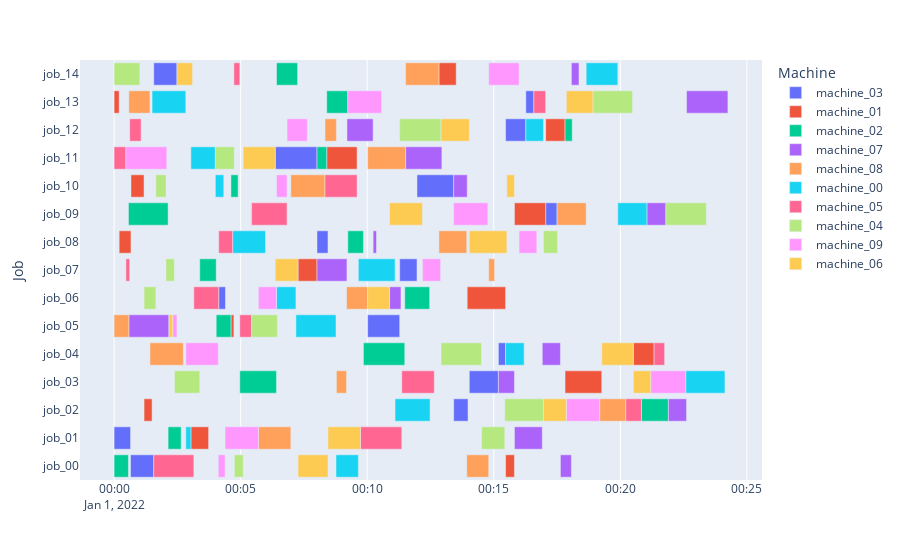

Notebook code for this chart:
### Code cell
env.render()
print(obs['action_mask'])
#print(49*60+14-31*60-24)
print(env.env.current_timestep)
print(9*60)
print(episode.length)

### Figure 1 — Plotly figure (JSON) as saved in the notebook; plotly's stock layout.template omitted (floating-point values rounded to 4 significant figures)
{"data": [{"alignmentgroup": "True", "base": ["2022-01-01T00:00:39", "2022-01-01T00:00:00", "2022-01-01T00:13:25", "2022-01-01T00:14:02", "2022-01-01T00:15:11", "2022-01-01T00:10:01", "2022-01-01T00:04:08", "2022-01-01T00:11:17", "2022-01-01T00:08:01", "2022-01-01T00:17:03", "2022-01-01T00:11:58", "2022-01-01T00:06:22", "2022-01-01T00:15:28", "2022-01-01T00:16:16", "2022-01-01T00:01:34"], "hovertemplate": "Machine=machine_03<br>Start=%{base}<br>Finish=%{x}<br>Job=%{y}<extra></extra>", "legendgroup": "machine_03", "marker": {"color": "#636efa", "pattern": {"shape": ""}}, "name": "machine_03", "offsetgroup": "machine_03", "orientation": "h", "showlegend": true, "textposition": "auto", "type": "bar", "x": [55000, 39000, 34000, 69000, 17000, 76000, 16000, 41000, 26000, 27000, 87000, 99000, 48000, 19000, 55000], "xaxis": "x", "y": ["job_00", "job_01", "job_02", "job_03", "job_04", "job_05", "job_06", "job_07", "job_08", "job_09", "job_10", "job_11", "job_12", "job_13", "job_14"], "yaxis": "y"}, {"alignmentgroup": "True", "base": ["2022-01-01T00:15:28", "2022-01-01T00:03:02", "2022-01-01T00:01:11", "2022-01-01T00:17:49", "2022-01-01T00:20:31", "2022-01-01T00:04:37", "2022-01-01T00:13:57", "2022-01-01T00:07:16", "2022-01-01T00:00:12", "2022-01-01T00:15:49", "2022-01-01T00:00:40", "2022-01-01T00:08:24", "2022-01-01T00:17:03", "2022-01-01T00:00:00", "2022-01-01T00:12:50"], "hovertemplate": "Machine=machine_01<br>Start=%{base}<br>Finish=%{x}<br>Job=%{y}<extra></extra>", "legendgroup": "machine_01", "marker": {"color": "#EF553B", "pattern": {"shape": ""}}, "name": "machine_01", "offsetgroup": "machine_01", "orientation": "h", "showlegend": true, "textposition": "auto", "type": "bar", "x": [21000, 42000, 19000, 87000, 49000, 7000, 91000, 45000, 28000, 74000, 31000, 72000, 46000, 12000, 41000], "xaxis": "x", "y": ["job_00", "job_01", "job_02", "job_03", "job_04", "job_05", "job_06", "job_07", "job_08", "job_09", "job_10", "job_11", "job_12", "job_13", "job_14"], "yaxis": "y"}, {"alignmentgroup": "True", "base": ["2022-01-01T00:00:00", "2022-01-01T00:02:08", "2022-01-01T00:20:50", "2022-01-01T00:04:58", "2022-01-01T00:09:51", "2022-01-01T00:04:02", "2022-01-01T00:11:29", "2022-01-01T00:03:23", "2022-01-01T00:09:14", "2022-01-01T00:00:34", "2022-01-01T00:04:37", "2022-01-01T00:08:01", "2022-01-01T00:17:49", "2022-01-01T00:08:24", "2022-01-01T00:06:25"], "hovertemplate": "Machine=machine_02<br>Start=%{base}<br>Finish=%{x}<br>Job=%{y}<extra></extra>", "legendgroup": "machine_02", "marker": {"color": "#00cc96", "pattern": {"shape": ""}}, "name": "machine_02", "offsetgroup": "machine_02", "orientation": "h", "showlegend": true, "textposition": "auto", "type": "bar", "x": [34000, 31000, 64000, 87000, 98000, 35000, 59000, 39000, 37000, 94000, 17000, 23000, 17000, 50000, 50000], "xaxis": "x", "y": ["job_00", "job_01", "job_02", "job_03", "job_04", "job_05", "job_06", "job_07", "job_08", "job_09", "job_10", "job_11", "job_12", "job_13", "job_14"], "yaxis": "y"}, {"alignmentgroup": "True", "base": ["2022-01-01T00:17:38", "2022-01-01T00:15:49", "2022-01-01T00:21:54", "2022-01-01T00:15:11", "2022-01-01T00:16:55", "2022-01-01T00:00:35", "2022-01-01T00:10:53", "2022-01-01T00:08:01", "2022-01-01T00:10:14", "2022-01-01T00:21:03", "2022-01-01T00:13:25", "2022-01-01T00:11:31", "2022-01-01T00:09:12", "2022-01-01T00:22:37", "2022-01-01T00:18:04"], "hovertemplate": "Machine=machine_07<br>Start=%{base}<br>Finish=%{x}<br>Job=%{y}<extra></extra>", "legendgroup": "machine_07", "marker": {"color": "#ab63fa", "pattern": {"shape": ""}}, "name": "machine_07", "offsetgroup": "machine_07", "orientation": "h", "showlegend": true, "textposition": "auto", "type": "bar", "x": [26000, 66000, 43000, 38000, 43000, 95000, 27000, 71000, 8000, 45000, 32000, 86000, 62000, 98000, 18000], "xaxis": "x", "y": ["job_00", "job_01", "job_02", "job_03", "job_04", "job_05", "job_06", "job_07", "job_08", "job_09", "job_10", "job_11", "job_12", "job_13", "job_14"], "yaxis": "y"}, {"alignmentgroup": "True", "base": ["2022-01-01T00:13:56", "2022-01-01T00:05:42", "2022-01-01T00:19:11", "2022-01-01T00:08:47", "2022-01-01T00:01:25", "2022-01-01T00:00:00", "2022-01-01T00:09:11", "2022-01-01T00:14:48", "2022-01-01T00:12:50", "2022-01-01T00:17:30", "2022-01-01T00:06:59", "2022-01-01T00:10:01", "2022-01-01T00:08:20", "2022-01-01T00:00:35", "2022-01-01T00:11:31"], "hovertemplate": "Machine=machine_08<br>Start=%{base}<br>Finish=%{x}<br>Job=%{y}<extra></extra>", "legendgroup": "machine_08", "marker": {"color": "#FFA15A", "pattern": {"shape": ""}}, "name": "machine_08", "offsetgroup": "machine_08", "orientation": "h", "showlegend": true, "textposition": "auto", "type": "bar", "x": [52000, 77000, 62000, 24000, 79000, 35000, 50000, 14000, 66000, 69000, 81000, 90000, 27000, 50000, 79000], "xaxis": "x", "y": ["job_00", "job_01", "job_02", "job_03", "job_04", "job_05", "job_06", "job_07", "job_08", "job_09", "job_10", "job_11", "job_12", "job_13", "job_14"], "yaxis": "y"}, {"alignmentgroup": "True", "base": ["2022-01-01T00:08:46", "2022-01-01T00:02:50", "2022-01-01T00:11:06", "2022-01-01T00:22:35", "2022-01-01T00:15:28", "2022-01-01T00:07:11", "2022-01-01T00:06:25", "2022-01-01T00:09:39", "2022-01-01T00:04:41", "2022-01-01T00:19:54", "2022-01-01T00:04:00", "2022-01-01T00:03:02", "2022-01-01T00:16:16", "2022-01-01T00:01:30", "2022-01-01T00:18:39"], "hovertemplate": "Machine=machine_00<br>Start=%{base}<br>Finish=%{x}<br>Job=%{y}<extra></extra>", "legendgroup": "machine_00", "marker": {"color": "#19d3f3", "pattern": {"shape": ""}}, "name": "machine_00", "offsetgroup": "machine_00", "orientation": "h", "showlegend": true, "textposition": "auto", "type": "bar", "x": [53000, 12000, 83000, 93000, 44000, 95000, 46000, 87000, 78000, 69000, 20000, 58000, 42000, 80000, 75000], "xaxis": "x", "y": ["job_00", "job_01", "job_02", "job_03", "job_04", "job_05", "job_06", "job_07", "job_08", "job_09", "job_10", "job_11", "job_12", "job_13", "job_14"], "yaxis": "y"}, {"alignmentgroup": "True", "base": ["2022-01-01T00:01:34", "2022-01-01T00:09:44", "2022-01-01T00:20:13", "2022-01-01T00:11:22", "2022-01-01T00:21:20", "2022-01-01T00:04:58", "2022-01-01T00:03:09", "2022-01-01T00:00:28", "2022-01-01T00:04:08", "2022-01-01T00:05:26", "2022-01-01T00:08:20", "2022-01-01T00:00:00", "2022-01-01T00:00:37", "2022-01-01T00:16:35", "2022-01-01T00:04:44"], "hovertemplate": "Machine=machine_05<br>Start=%{base}<br>Finish=%{x}<br>Job=%{y}<extra></extra>", "legendgroup": "machine_05", "marker": {"color": "#FF6692", "pattern": {"shape": ""}}, "name": "machine_05", "offsetgroup": "machine_05", "orientation": "h", "showlegend": true, "textposition": "auto", "type": "bar", "x": [95000, 98000, 37000, 77000, 25000, 28000, 59000, 9000, 33000, 84000, 76000, 28000, 27000, 28000, 14000], "xaxis": "x", "y": ["job_00", "job_01", "job_02", "job_03", "job_04", "job_05", "job_06", "job_07", "job_08", "job_09", "job_10", "job_11", "job_12", "job_13", "job_14"], "yaxis": "y"}, {"alignmentgroup": "True", "base": ["2022-01-01T00:04:45", "2022-01-01T00:14:31", "2022-01-01T00:15:26", "2022-01-01T00:02:23", "2022-01-01T00:12:55", "2022-01-01T00:05:26", "2022-01-01T00:01:11", "2022-01-01T00:02:03", "2022-01-01T00:16:58", "2022-01-01T00:21:48", "2022-01-01T00:01:39", "2022-01-01T00:04:00", "2022-01-01T00:11:17", "2022-01-01T00:18:55", "2022-01-01T00:00:00"], "hovertemplate": "Machine=machine_04<br>Start=%{base}<br>Finish=%{x}<br>Job=%{y}<extra></extra>", "legendgroup": "machine_04", "marker": {"color": "#B6E880", "pattern": {"shape": ""}}, "name": "machine_04", "offsetgroup": "machine_04", "orientation": "h", "showlegend": true, "textposition": "auto", "type": "bar", "x": [21000, 55000, 92000, 60000, 96000, 61000, 28000, 20000, 33000, 96000, 24000, 45000, 98000, 94000, 61000], "xaxis": "x", "y": ["job_00", "job_01", "job_02", "job_03", "job_04", "job_05", "job_06", "job_07", "job_08", "job_09", "job_10", "job_11", "job_12", "job_13", "job_14"], "yaxis": "y"}, {"alignmentgroup": "True", "base": ["2022-01-01T00:04:07", "2022-01-01T00:04:23", "2022-01-01T00:17:52", "2022-01-01T00:21:12", "2022-01-01T00:02:50", "2022-01-01T00:02:19", "2022-01-01T00:05:42", "2022-01-01T00:12:11", "2022-01-01T00:16:00", "2022-01-01T00:13:25", "2022-01-01T00:06:25", "2022-01-01T00:00:28", "2022-01-01T00:06:50", "2022-01-01T00:09:14", "2022-01-01T00:14:48"], "hovertemplate": "Machine=machine_09<br>Start=%{base}<br>Finish=%{x}<br>Job=%{y}<extra></extra>", "legendgroup": "machine_09", "marker": {"color": "#FF97FF", "pattern": {"shape": ""}}, "name": "machine_09", "offsetgroup": "machine_09", "orientation": "h", "showlegend": true, "textposition": "auto", "type": "bar", "x": [16000, 79000, 79000, 83000, 77000, 10000, 43000, 43000, 42000, 81000, 25000, 97000, 48000, 80000, 72000], "xaxis": "x", "y": ["job_00", "job_01", "job_02", "job_03", "job_04", "job_05", "job_06", "job_07", "job_08", "job_09", "job_10", "job_11", "job_12", "job_13", "job_14"], "yaxis": "y"}, {"alignmentgroup": "True", "base": ["2022-01-01T00:07:16", "2022-01-01T00:08:27", "2022-01-01T00:16:58", "2022-01-01T00:20:31", "2022-01-01T00:19:16", "2022-01-01T00:02:10", "2022-01-01T00:10:01", "2022-01-01T00:06:22", "2022-01-01T00:14:02", "2022-01-01T00:10:53", "2022-01-01T00:15:31", "2022-01-01T00:05:06", "2022-01-01T00:12:55", "2022-01-01T00:17:52", "2022-01-01T00:02:29"], "hovertemplate": "Machine=machine_06<br>Start=%{base}<br>Finish=%{x}<br>Job=%{y}<extra></extra>", "legendgroup": "machine_06", "marker": {"color": "#FECB52", "pattern": {"shape": ""}}, "name": "machine_06", "offsetgroup": "machine_06", "orientation": "h", "showlegend": true, "textposition": "auto", "type": "bar", "x": [71000, 77000, 54000, 41000, 75000, 9000, 52000, 54000, 89000, 78000, 18000, 76000, 67000, 63000, 37000], "xaxis": "x", "y": ["job_00", "job_01", "job_02", "job_03", "job_04", "job_05", "job_06", "job_07", "job_08", "job_09", "job_10", "job_11", "job_12", "job_13", "job_14"], "yaxis": "y"}], "layout": {"barmode": "overlay", "legend": {"title": {"text": "Machine"}, "tracegroupgap": 0}, "margin": {"t": 60}, "xaxis": {"anchor": "y", "domain": [0, 1], "type": "date"}, "yaxis": {"anchor": "x", "domain": [0, 1], "title": {"text": "Job"}}}}
